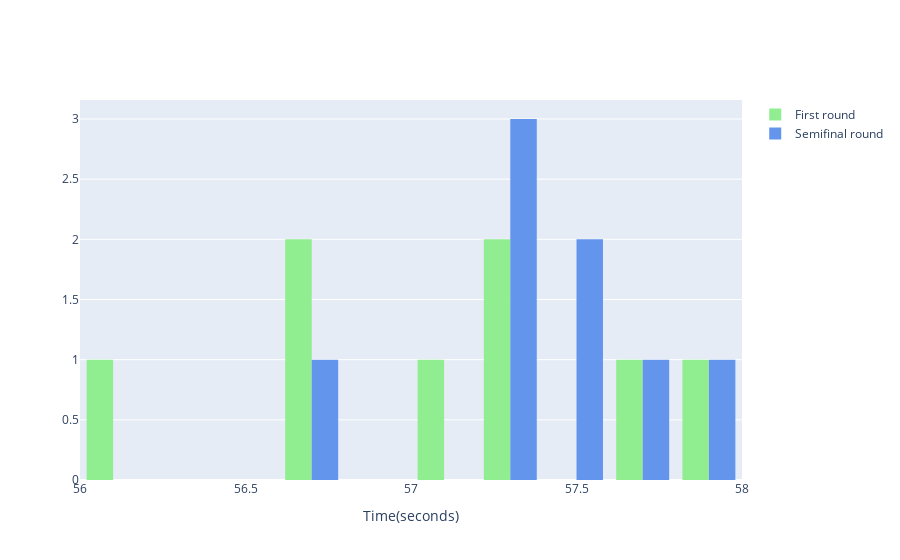

This figure's notebook cell:
### Code cell
data = [go.Histogram(x=first_round, nbinsx=10, marker_color='lightgreen', name='First round'), 
        go.Histogram(x=semifinal_round, nbinsx=10, marker_color='cornflowerblue', name='Semifinal round')]
fig = go.Figure(data=data)
fig.update_layout(
    xaxis_title='Time(seconds)'
)
fig.show()

### Figure 1 — Plotly figure (JSON) as saved in the notebook; plotly's stock layout.template omitted (floating-point values rounded to 4 significant figures)
{"data": [{"marker": {"color": "lightgreen"}, "name": "First round", "nbinsx": 10, "type": "histogram", "x": [56, 56.6, 56.6, 57.1, 57.2, 57.3, 57.7, 57.9]}, {"marker": {"color": "cornflowerblue"}, "name": "Semifinal round", "nbinsx": 10, "type": "histogram", "x": [56.7, 57.2, 57.3, 57.3, 57.4, 57.5, 57.7, 57.8]}], "layout": {"autosize": true, "xaxis": {"autorange": true, "range": [56, 58], "title": {"text": "Time(seconds)"}, "type": "linear"}, "yaxis": {"autorange": true, "range": [0, 3.158]}}}
